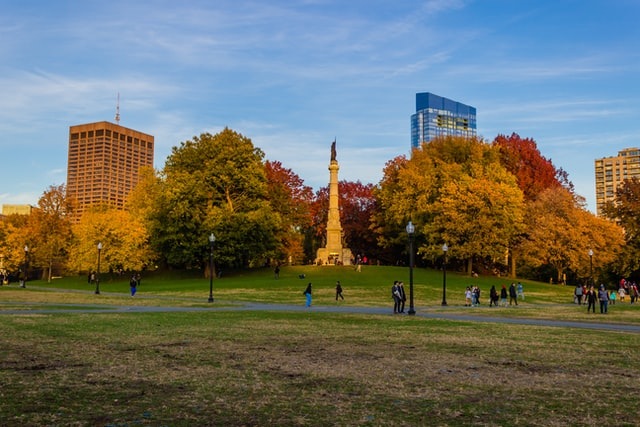
#> input picture resources/photos/park.jpg, 640 x 427 px
$ python 17_bitwise.py
#> lines starting #> are read from the running program, lines starting #| are printed output that depends on the picture; after the words box and inside, x2 and y2 are one past the last pixel; in counts of white or black regions, pixels touching at a corner belong together
"""Bitwise: lógica pixel a pixel (código da aula, para os alunos digitarem).

Pode ser executado de qualquer pasta: os caminhos partem da raiz do repositório.
"""
import os
from pathlib import Path

os.chdir(Path(__file__).resolve().parents[1])

import cv2 as cv
import numpy as np

img = cv.imread("resources/photos/park.jpg")      # matriz (altura, largura, 3) em BGR
#> img is the input picture: shape (427, 640, 3); mean B, G, R 98.3, 110, 108.2
gray = cv.cvtColor(img, cv.COLOR_BGR2GRAY)         # matriz (altura, largura)
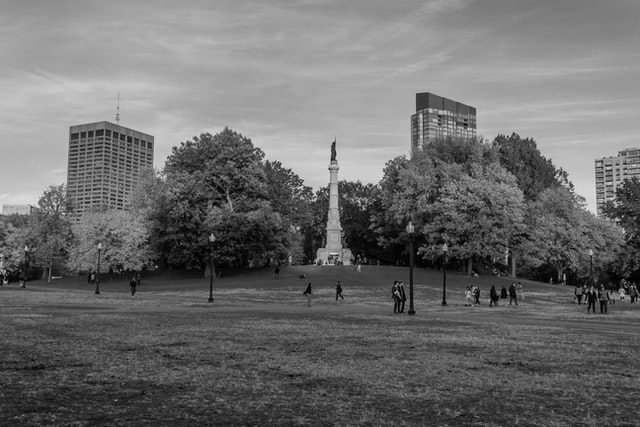
#> gray: shape (427, 640); min 0, max 239, mean 108.1
blank = np.zeros((400, 400), dtype="uint8")
rect = cv.rectangle(blank.copy(), (30, 30), (370, 370), 255, -1)
circ = cv.circle(blank.copy(), (200, 200), 200, 255, -1)
cv.imshow("AND (interseção)", cv.bitwise_and(rect, circ))
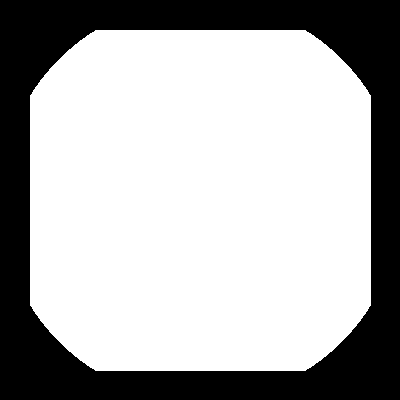
#> window 'AND (interseção)': shape (400, 400); 68.1% white; 1 black region, box (x1, y1, x2, y2) and area: (0, 0, 400, 400) 51051
cv.imshow("OR (união)", cv.bitwise_or(rect, circ))
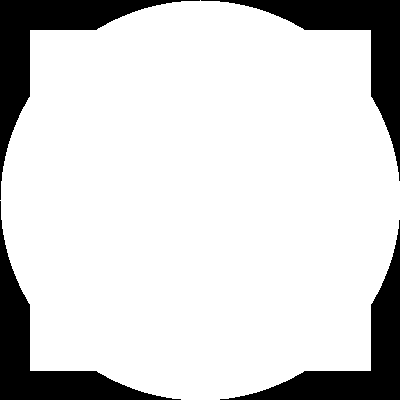
#> window 'OR (união)': shape (400, 400); 83.1% white; 4 black regions, box (x1, y1, x2, y2) and area: (0, 0, 200, 200) 6960, (201, 0, 400, 181) 6760, (0, 201, 181, 400) 6760, (220, 220, 400, 400) 6561
cv.imshow("XOR (so o que nao se sobrepoe)", cv.bitwise_xor(rect, circ))
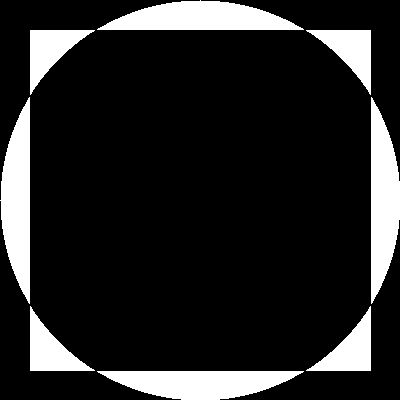
#> window 'XOR (so o que nao se sobrepoe)': shape (400, 400); 15% white; 8 white regions, largest, box (x1, y1, x2, y2) and area: (97, 0, 304, 30) 4170, (0, 97, 30, 304) 4170, (371, 97, 400, 304) 4169
cv.imshow("NOT (inverte)", cv.bitwise_not(circ))
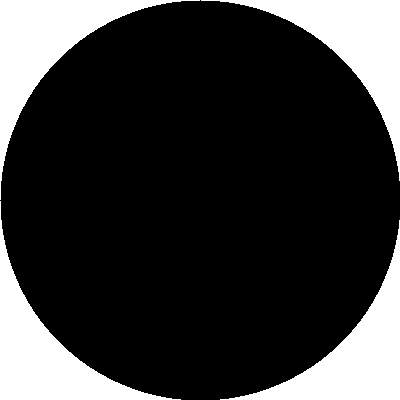
#> window 'NOT (inverte)': shape (400, 400); 21.5% white; 4 white regions, box (x1, y1, x2, y2) and area: (0, 0, 200, 200) 8793, (201, 0, 400, 181) 8593, (0, 201, 181, 400) 8593, (220, 220, 400, 400) 8394

cv.waitKey(0)
cv.destroyAllWindows()

$ run again, with resources/photos/cats.jpg copied over resources/photos/park.jpg
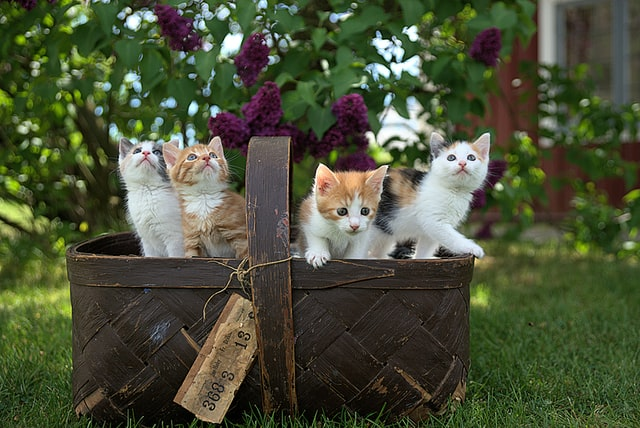
#> input picture resources/photos/cats.jpg, 640 x 428 px
#> img is the input picture: shape (428, 640, 3); mean B, G, R 55.7, 80.9, 74.5
#> `gray = cv.cvtColor(img, cv.COLOR_BGR2GRAY)`:
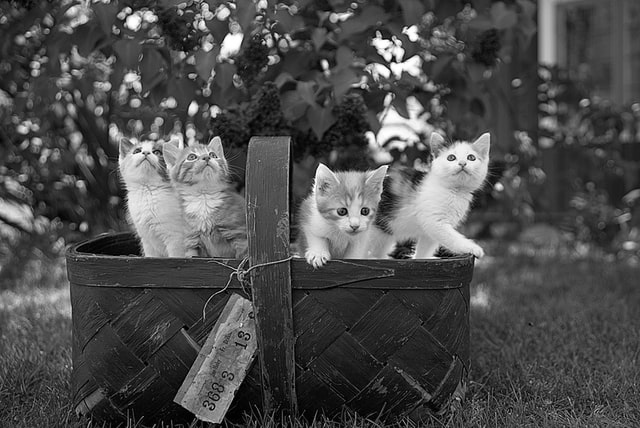
#> gray: shape (428, 640); min 0, max 255, mean 76.1
